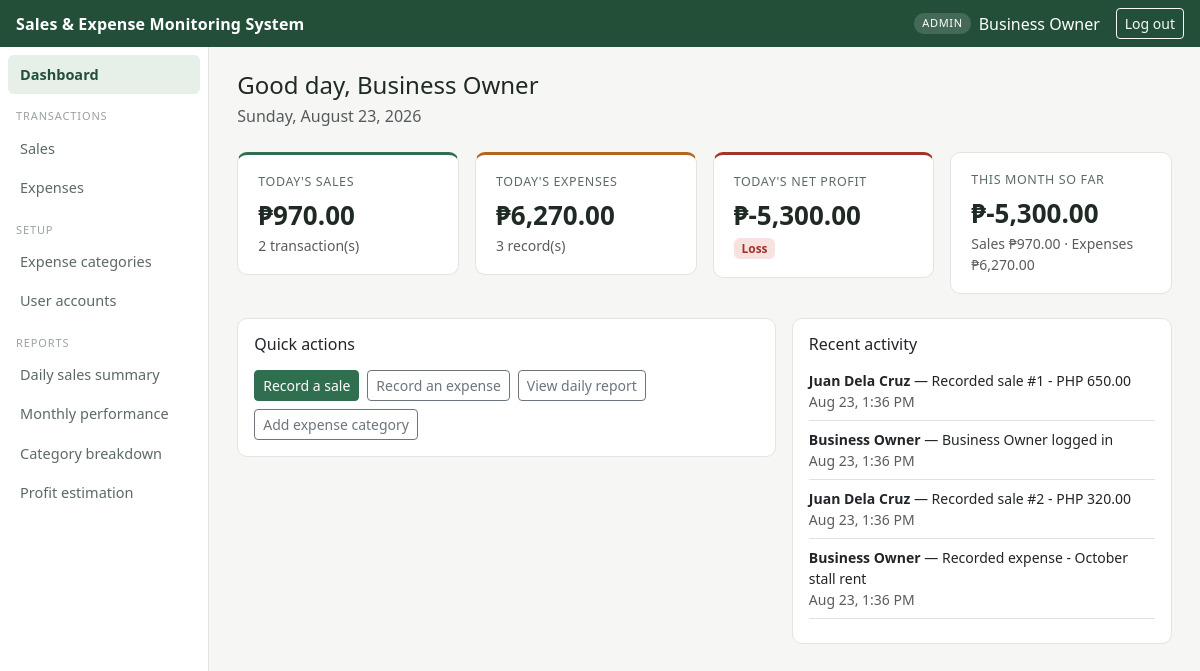
Page /app/dashboard.php (signed in) on the committed database.
### tables this page shows
CREATE TABLE activity_logs (
    log_id          INT AUTO_INCREMENT PRIMARY KEY,
    user_id         INT NOT NULL,
    action          VARCHAR(50)  NOT NULL,
    details         VARCHAR(255) NULL,
    created_at      TIMESTAMP NOT NULL DEFAULT CURRENT_TIMESTAMP,
    CONSTRAINT fk_log_user
        FOREIGN KEY (user_id) REFERENCES users(user_id)
        ON UPDATE CASCADE ON DELETE CASCADE
);

CREATE TABLE users (
    user_id         INT AUTO_INCREMENT PRIMARY KEY,
    username        VARCHAR(50)  NOT NULL UNIQUE,
    password_hash   VARCHAR(255) NOT NULL,
    full_name       VARCHAR(100) NOT NULL,
    role            ENUM('admin', 'staff') NOT NULL DEFAULT 'staff',
    status          ENUM('active', 'inactive') NOT NULL DEFAULT 'active',
    created_at      TIMESTAMP NOT NULL DEFAULT CURRENT_TIMESTAMP
);

### app/includes/functions.php (called while the page is built, shortened)
<?php
function base_url(string $path = ''): string
{
    return rtrim(BASE_URL, '/') . '/' . ltrim($path, '/');
}
function peso(?float $amount): string
{
    return '₱' . number_format((float) $amount, 2);
}

### app/includes/auth.php (called while the page is built, shortened)
<?php
require_once __DIR__ . '/functions.php';
function currentUser(): array
{
    return [
        'user_id'   => $_SESSION['user_id']   ?? null,
        'username'  => $_SESSION['username']  ?? null,
        'full_name' => $_SESSION['full_name'] ?? null,
        'role'      => $_SESSION['role']      ?? null,
    ];
}
function isAdmin(): bool
{
    return ($_SESSION['role'] ?? null) === 'admin';
}

### app/dashboard.php (the view, shortened to what this page needs)
<?php
require_once __DIR__ . '/includes/auth.php';
$totalSales = $totalExpenses = $netProfit = 0.0;
$profitStatus = 'No sales yet';
try {
    $res = $conn->query(
        'SELECT @total_sales AS total_sales, @total_expenses AS total_expenses,
                @net_profit AS net_profit, @profit_status AS profit_status'
    );
    $row = $res->fetch_assoc();
    $totalSales    = (float) $row['total_sales'];
    $totalExpenses = (float) $row['total_expenses'];
    $netProfit     = (float) $row['net_profit'];
    $profitStatus  = $row['profit_status'];
} catch (mysqli_sql_exception $e) {
    error_log('Dashboard summary error: ' . $e->getMessage());
}
$statusClass = [
    'Healthy'      => 'badge-status-healthy',
    'Low margin'   => 'badge-status-low',
    'Loss'         => 'badge-status-loss',
    'No sales yet' => 'badge-status-none',
][$profitStatus] ?? 'badge-status-none';
$salesTodayCount = (int) $conn->query("SELECT COUNT(*) c FROM sales WHERE sale_date = CURDATE()")->fetch_assoc()['c'];
$expensesTodayCount = (int) $conn->query("SELECT COUNT(*) c FROM expenses WHERE expense_date = CURDATE()")->fetch_assoc()['c'];
$monthSales = (float) $conn->query(
    "SELECT COALESCE(SUM(total_amount),0) t FROM sales WHERE YEAR(sale_date)=YEAR(CURDATE()) AND MONTH(sale_date)=MONTH(CURDATE())"
)->fetch_assoc()['t'];
$monthExpenses = (float) $conn->query(
    "SELECT COALESCE(SUM(amount),0) t FROM expenses WHERE YEAR(expense_date)=YEAR(CURDATE()) AND MONTH(expense_date)=MONTH(CURDATE())"
)->fetch_assoc()['t'];
$activity = $conn->query(
    "SELECT a.action, a.details, a.created_at, u.full_name
     FROM activity_logs a JOIN users u ON u.user_id = a.user_id
     ORDER BY a.created_at DESC LIMIT 8"
);
include __DIR__ . '/includes/header.php';
?>
<h1 class="h4 mb-1">Good day, <?= htmlspecialchars(currentUser()['full_name']) ?></h1>
<p class="text-muted mb-4"><?= date('l, F j, Y') ?></p>
<div class="row g-3 mb-4">
  <div class="col-md-3">
    <div class="stat-card accent">
      <div class="stat-label">Today's sales</div>
      <div class="stat-value"><?= peso($totalSales) ?></div>
      <div class="text-muted small"><?= $salesTodayCount ?> transaction(s)</div>
    </div>
  </div>
  <div class="col-md-3">
    <div class="stat-card warn">
      <div class="stat-label">Today's expenses</div>
      <div class="stat-value"><?= peso($totalExpenses) ?></div>
      <div class="text-muted small"><?= $expensesTodayCount ?> record(s)</div>
    </div>
  </div>
  <div class="col-md-3">
    <div class="stat-card <?= $netProfit < 0 ? 'danger' : 'accent' ?>">
      <div class="stat-label">Today's net profit</div>
      <div class="stat-value"><?= peso($netProfit) ?></div>
      <span class="badge <?= $statusClass ?>"><?= htmlspecialchars($profitStatus) ?></span>
    </div>
  </div>
  <div class="col-md-3">
    <div class="stat-card">
      <div class="stat-label">This month so far</div>
      <div class="stat-value"><?= peso($monthSales - $monthExpenses) ?></div>
      <div class="text-muted small">Sales <?= peso($monthSales) ?> · Expenses <?= peso($monthExpenses) ?></div>
    </div>
  </div>
</div>
<div class="row g-3">
  <div class="col-md-7">
    <div class="card p-3">
      <h2 class="h6 mb-3">Quick actions</h2>
      <div class="d-flex gap-2 flex-wrap">
        <a href="<?= base_url('modules/sales/add.php') ?>" class="btn btn-brand btn-sm">Record a sale</a>
        <a href="<?= base_url('modules/expenses/add.php') ?>" class="btn btn-outline-secondary btn-sm">Record an expense</a>
        <a href="<?= base_url('modules/reports/daily_sales.php') ?>" class="btn btn-outline-secondary btn-sm">View daily report</a>
        <?php if (isAdmin()): ?>
        <a href="<?= base_url('modules/categories/add.php') ?>" class="btn btn-outline-secondary btn-sm">Add expense category</a>
        <?php endif; ?>
      </div>
    </div>
  </div>
  <div class="col-md-5">
    <div class="card p-3">
      <h2 class="h6 mb-3">Recent activity</h2>
      <ul class="list-unstyled small mb-0">
        <?php while ($a = $activity->fetch_assoc()): ?>
          <li class="mb-2 pb-2 border-bottom">
            <strong><?= htmlspecialchars($a['full_name']) ?></strong> — <?= htmlspecialchars($a['details']) ?>
            <div class="text-muted"><?= date('M j, g:i A', strtotime($a['created_at'])) ?></div>
          </li>
        <?php endwhile; ?>
      </ul>
    </div>
  </div>
</div>
<?php include __DIR__ . '/includes/footer.php'; ?>

### app/includes/header.php (shortened to what this page needs)
<?php
$user = currentUser();
?>
<!DOCTYPE html>
<html lang="en">
<head>
<link href="https://cdn.jsdelivr.net/npm/bootstrap@5.3.3/dist/css/bootstrap.min.css" rel="stylesheet">
<link href="<?= base_url('assets/css/style.css') ?>" rel="stylesheet">
</head>
<body>
<nav class="app-topbar navbar navbar-dark px-3 py-2 d-flex justify-content-between">
  <span class="brand">Sales &amp; Expense Monitoring System</span>
  <div class="d-flex align-items-center gap-2">
    <span class="role-badge"><?= htmlspecialchars($user['role'] ?? '') ?></span>
    <span><?= htmlspecialchars($user['full_name'] ?? '') ?></span>
    <a href="<?= base_url('logout.php') ?>" class="btn btn-sm btn-outline-light ms-2">Log out</a>
  </div>
</nav>
<div class="d-flex">
  <?php include __DIR__ . '/sidebar.php'; ?>
  <main class="app-main flex-grow-1">

### app/includes/sidebar.php
<?php
$here = $_SERVER['SCRIPT_NAME'];
function navActive(string $needle, string $here): string
{
    return strpos($here, $needle) !== false ? 'active' : '';
}
?>
<aside class="app-sidebar" style="width:230px;">
  <nav class="nav flex-column p-2">
    <a class="nav-link <?= navActive('/dashboard.php', $here) ?>" href="<?= base_url('dashboard.php') ?>">Dashboard</a>
    <div class="nav-section">Transactions</div>
    <a class="nav-link <?= navActive('/modules/sales/', $here) ?>" href="<?= base_url('modules/sales/list.php') ?>">Sales</a>
    <a class="nav-link <?= navActive('/modules/expenses/', $here) ?>" href="<?= base_url('modules/expenses/list.php') ?>">Expenses</a>
    <?php if (isAdmin()): ?>
    <div class="nav-section">Setup</div>
    <a class="nav-link <?= navActive('/modules/categories/', $here) ?>" href="<?= base_url('modules/categories/list.php') ?>">Expense categories</a>
    <a class="nav-link <?= navActive('/modules/users/', $here) ?>" href="<?= base_url('modules/users/list.php') ?>">User accounts</a>
    <?php endif; ?>
    <div class="nav-section">Reports</div>
    <a class="nav-link <?= navActive('daily_sales.php', $here) ?>" href="<?= base_url('modules/reports/daily_sales.php') ?>">Daily sales summary</a>
    <a class="nav-link <?= navActive('monthly_performance.php', $here) ?>" href="<?= base_url('modules/reports/monthly_performance.php') ?>">Monthly performance</a>
    <a class="nav-link <?= navActive('category_breakdown.php', $here) ?>" href="<?= base_url('modules/reports/category_breakdown.php') ?>">Category breakdown</a>
    <a class="nav-link <?= navActive('profit_statement.php', $here) ?>" href="<?= base_url('modules/reports/profit_statement.php') ?>">Profit estimation</a>
  </nav>
</aside>

### app/includes/footer.php (shortened to what this page needs)
  </main>
</div>
</body>
</html>

### app/assets/css/style.css (style rules this page uses)
:root { --ink: #1f2a24; --ink-muted: #5c6b62; --surface: #f6f7f4; --card: #ffffff; --line: #e2e5df; --accent: #2f6f4f; --accent-dark: #234f39; --accent-soft: #e6efe8; --warn: #b5651d; --danger: #a3342b; }
body { background: var(--surface); color: var(--ink); font-family: "Segoe UI", Roboto, -apple-system, sans-serif; }
.app-topbar { background: var(--accent-dark); color: #fff; }
.app-topbar .brand { font-weight: 600; letter-spacing: .01em; }
.app-topbar .role-badge { font-size: 11px; text-transform: uppercase; letter-spacing: .06em; background: rgba(255,255,255,.15); padding: 2px 8px; border-radius: 10px; }
.app-sidebar { background: #fff; border-right: 1px solid var(--line); min-height: calc(100vh - 56px); }
.app-sidebar .nav-link { color: var(--ink-muted); border-radius: 6px; padding: .55rem .75rem; font-size: 14.5px; }
.app-sidebar .nav-link.active, .app-sidebar .nav-link:hover { background: var(--accent-soft); color: var(--accent-dark); font-weight: 600; }
.app-sidebar .nav-section { font-size: 11px; text-transform: uppercase; letter-spacing: .08em; color: #9aa39c; margin: 14px 8px 4px; }
.app-main { padding: 24px 28px 48px; }
.card { border: 1px solid var(--line); border-radius: 10px; }
.stat-card { border: 1px solid var(--line); border-radius: 10px; background: var(--card); padding: 18px 20px; }
.stat-card .stat-label { font-size: 12.5px; color: var(--ink-muted); text-transform: uppercase; letter-spacing: .05em; }
.stat-card .stat-value { font-size: 26px; font-weight: 600; margin-top: 4px; }
.stat-card.accent { border-top: 3px solid var(--accent); }
.stat-card.warn { border-top: 3px solid var(--warn); }
.stat-card.danger { border-top: 3px solid var(--danger); }
.btn-brand { background: var(--accent); border-color: var(--accent); color: #fff; }
.badge-status-loss { background: #f7e2df; color: var(--danger); }

### rows in the picture
activity_logs: user.full_name "Juan Dela Cruz", details "Recorded sale #1 - PHP 650.00", created_at "Aug 23, 1:36 PM"
activity_logs: user.full_name "Business Owner", details "Business Owner logged in", created_at "Aug 23, 1:36 PM"
activity_logs: user.full_name "Juan Dela Cruz", details "Recorded sale #2 - PHP 320.00", created_at "Aug 23, 1:36 PM"
activity_logs: user.full_name "Business Owner", details "Recorded expense - October stall rent", created_at "Aug 23, 1:36 PM"

### other values in the picture
$user['role'] "ADMIN"
$user['full_name'] "Business Owner"
currentUser()['full_name'] "Business Owner"
peso($totalSales) "₱970.00"
$salesTodayCount "2"
peso($totalExpenses) "₱6,270.00"
$expensesTodayCount "3"
peso($netProfit) "₱-5,300.00"
$profitStatus "Loss"
peso($monthSales - $monthExpenses) "₱-5,300.00"
peso($monthSales) "₱970.00"
peso($monthExpenses) "₱6,270.00"
